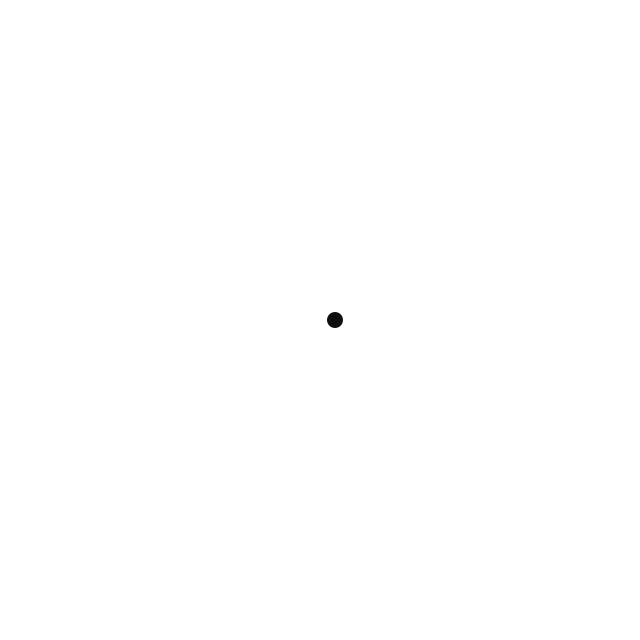
Frame 1 (no input)
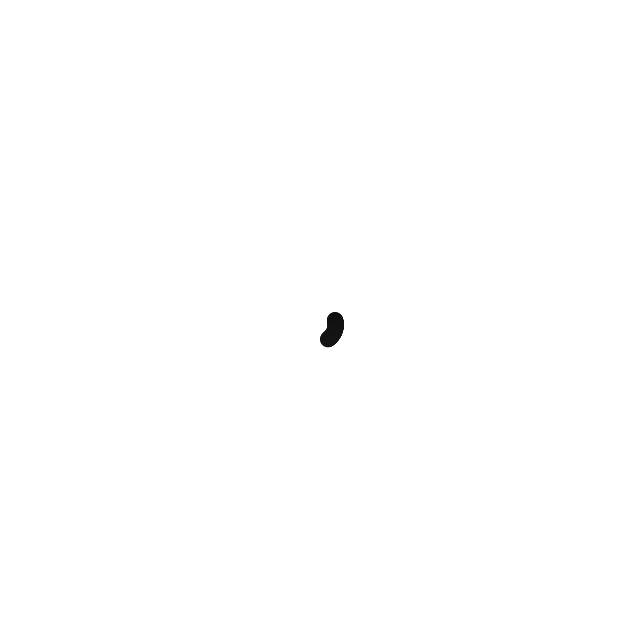
Frame 60 (the mouse pressed at the canvas centre just before this capture)
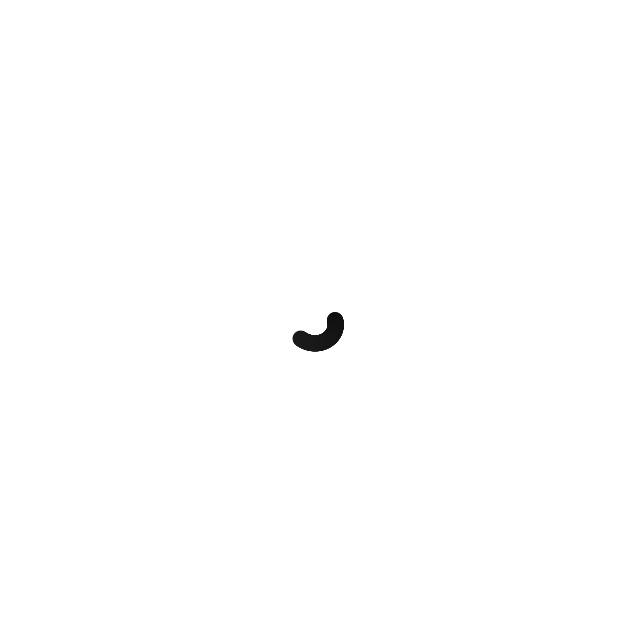
Frame 120 (the mouse held since frame 60 and released just before this capture)

The Processing sketch that drew these frames (run headless with seeded random() and noise(); from frame 60 on, the mouse is pressed at the canvas centre):

// Processing sketch: Exercise_3_5_Polar_Coordinate
// ── Exercise_3_5_Polar_Coordinate.pde
float r = 15;
float theta = 0;

void setup(){
  size(640,640);
  background(255);
}

void draw(){
  float x = r*cos(theta);
  float y = r*sin(theta);
  
  noStroke();
  fill(r);
  ellipse(width/2+x,height/2+y, 16,16);
  theta+=0.02;
  r+=0.1;
}
